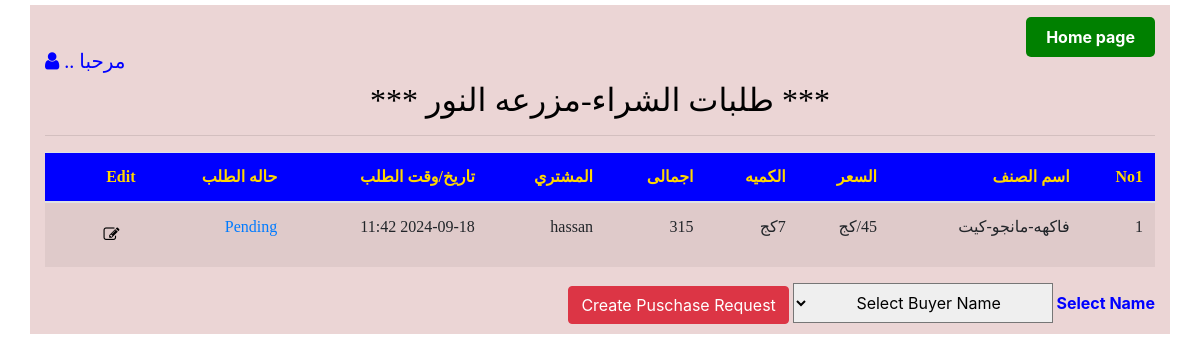
Screenshot of /cart_items_list2/1 with the database file from the repository.
### models.py (models this page shows, shortened)
class Farms(db.Model):
  id = db.Column(db.Integer, primary_key = True)
  name = db.Column(db.String(100))
  user_id = db.Column(db.Integer, db.ForeignKey('users.id'))
  phone = db.Column(db.String(20))
  email = db.Column(db.String(50))
  address1 = db.Column(db.String(100))
  address2 = db.Column(db.String(100))
  products = db.relationship('Products', backref='farm', lazy='dynamic')

class Cart_items(db.Model):
  id = db.Column(db.Integer, primary_key = True)
  user_id = db.Column(db.Integer, db.ForeignKey('users.id'))
  farm_id = db.Column(db.Integer, db.ForeignKey('farms.id'))
  product_id = db.Column(db.Integer, db.ForeignKey('products.id'))
  quantity = db.Column(db.Integer)
  package = db.Column(db.String(10))
  unit_price = db.Column(db.Integer)
  filename = db.Column(db.String(30))
  event_datetime = db.Column(db.String(50))
  order_status = db.Column(db.String(5))
  users = db.relationship("Users", backref="cart_items")
  products = db.relationship("Products", backref="cart_items")
  farms = db.relationship("Farms", backref="cart_items")

class Products(db.Model):
  id = db.Column(db.Integer, primary_key = True)
  farm_id = db.Column(db.Integer, db.ForeignKey('farms.id'))
  prod_category = db.Column(db.String(100))
  prod_name = db.Column(db.String(100))
  package = db.Column(db.String(10))
  unit_price = db.Column(db.Integer)
  filename = db.Column(db.String(30))
  stock = db.Column(db.Integer)
  event_datetime = db.Column(db.String)

class Users(UserMixin, db.Model):
    id = db.Column(db.Integer, primary_key=True)
    name  = db.Column(db.String(100), nullable=False)
    phone = db.Column(db.String(20))
    email = db.Column(db.String(120), unique=True, nullable=False)
    role = db.Column(db.String(20), nullable=False)  # 'customer' or 'owner'
    password_hash = db.Column(db.String(100), nullable=False)

### app.py (the view)
@app.route('/cart_items_list2/<farm_id>') #-- ok
def cart_items_list2(farm_id):
    buyers = db.session.query(Users)\
        .filter(Users.role=='customer').all()
    farms = db.session.query(Farms)\
         .filter(Farms.id==farm_id)\
         .first()
    print(farm_id,'xxxx')
    items = db.session.query(Cart_items, Products, Users) \
            .join( Products) \
            .join( Users) \
            .filter(Cart_items.farm_id==Farms.id)\
            .all()
    return render_template('cart_items_list2.html', items=items, buyers=buyers , farms=farms)

### templates/cart_items_list2.html (shortened to what this page needs)
<!DOCTYPE html>
<html  lang="en"    dir="ltr">
<head>
<link rel="stylesheet" type="text/css" href="{{url_for('static',filename='styles.css') }}">
</head>
<body dir="rtl">
    {% extends "index.html" %}
    {% block content %}
    <div class="container">
        <a href="{{url_for('home')}}" class="home-button"> Home page </a>
        <h5>مرحبا ..{{ current_user.name }} <i class="fa fa-user"></i></h5>
        <h2>*** طلبات الشراء-مزرعه {{farms.name}} ***</h2>
        <hr>
          <table class="table table-striped">
            <thead>
              <tr>
                    <th>No1</th>
                    <th>اسم الصنف</th>
                    <th>السعر</th>
                    <th>الكميه</th>
                    <th>اجمالى</th>
                    <th>المشتري</th>
                    <th>تاريخ/وقت الطلب</th>
                    <th>حاله الطلب</th>
                    <th>Edit</th>
              </tr>
            </thead>
            <tbody id="farm-list">
              {% for item , product , buyer in items %}
                <strong>
                <tr>
                    <td>{{ item.id }}</td>
                    <td>{{ product.prod_category }}-{{ product.prod_name }}</td>
                    <td>{{ item.unit_price }}/{{ item.package }}</td>
                    <td>{{ item.quantity }}{{ item.package }}</td>
                    <td>{{ item.unit_price * item.quantity}}</td>
                    <td>{{ buyer.name }}</td>
                    <td>{{ item.event_datetime }}</td>
                    <td><a href="{{url_for('order_status', index=item.order_status)}} custom-font-1">{{ item.order_status }} </a></td>
                    <td><a class="nav-link" aria-label="Twitter"
                      href="{{url_for('edit_cart', item_id=item.id)}}">
                    <i class="fa fa-edit custom-font-2"></i></a>
                      </td>
                    </tr>
                {% endfor %}
            </tbody>
        </table>
        <form method="POST"  action="/create_purchase_order2"        enctype="multipart/form-data">
          <label for="item-dropdown">Select Name</label>
          <select id="item-dropdown" name="item-dropdown">
            <option value="">Select Buyer Name</option>
          </select>
          <button type="submit" class="btn btn-danger">Create Puschase Request</button>
        </form>
     </div>
      {% endblock%}

### static/styles.css (style rules this page uses)
.home-button { background-color: green; color: white; padding: 10px 20px; text-decoration: none; border: none; border-radius: 5px; font-weight: bold; }
select { width:50px; height:25%; text-align: center; }
h4, h5 { font-family: thabit; text-align: left; }
h2 { font-size: larger; color: black; font-family: 'thabit'; text-align: center; }
.nav-link { color:black; }
td, th { text-align: right; font-size: medium ; font-family: 'thabit'; }
thead { color:gold; background-color: blue; font-size: 14px; font-weight:bolder; text-align:right; }
select { margin-top: 1em; padding: .5em 1em; font-size: 1em; border-radius:0; }
form { direction: rtl; text-align: right; }
label { display: block; margin-bottom: 5px; }
.container { background-color: rgb(53, 50, 50); color:blue; margin-top:5px ; margin-bottom:10px ; text-align: right; padding-top: 10px; padding-left: 20px; padding-bottom: 10px; }
select { margin-top: 10px; width: 260px; height: 40px; }
form { direction: right; text-align: right; }
.container { padding-top: 20px; width:100%; align-items: end; background-color:rgb(235, 213, 213); }

### rows the page displays
Farms: name "النور"
Cart_items: id "1", prod_category "فاكهه", prod_name "مانجو-كيت", unit_price "45", package "كج", quantity "7", item.unit_price*item.quantity "315", name "hassan", event_datetime "2024-09-18 11:42", order_status "Pending"
